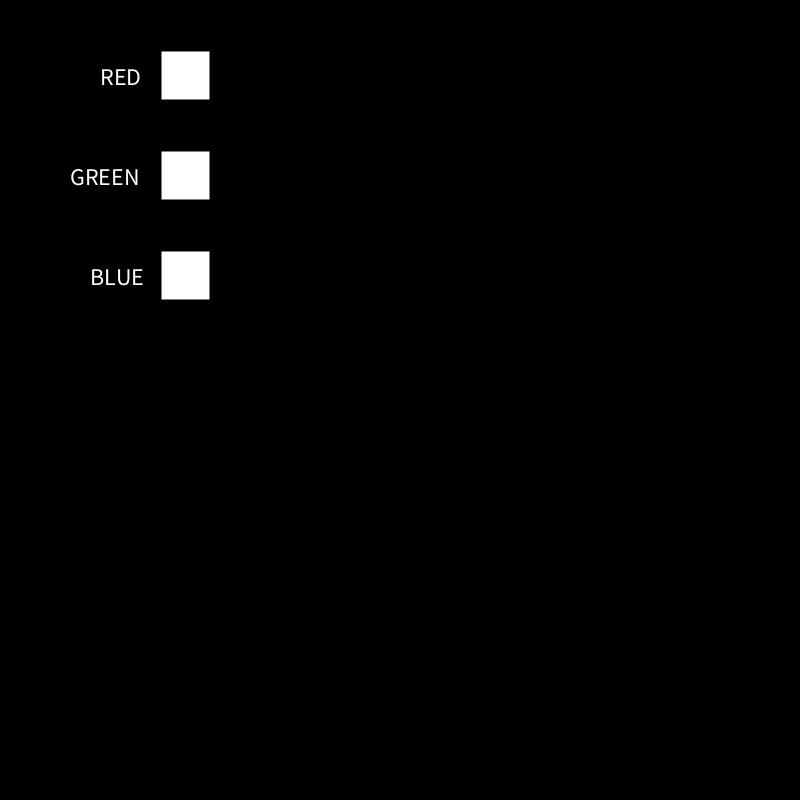
Frame 1 (no input)
Frame 60 (the mouse pressed at the canvas centre just before this capture): identical to frame 1, image omitted
Frame 120 (the mouse held since frame 60 and released just before this capture): identical to frame 1, image omitted

The Processing sketch that drew this single still picture (run headless with seeded random() and noise(); from frame 60 on, the mouse is pressed at the canvas centre):

// Processing sketch: checkBox_001
// ── checkBox_001.pde
// Exemple de component CheckBox

// Variables checkbox
CheckBox cb1, cb2, cb3;

float r, g, b;

void setup(){
  
  size(800,800);
  
  // Construcció dels checkboxes
  cb1 = new CheckBox(160,50,50);
  cb2 = new CheckBox(160,150,50);
  cb3 = new CheckBox(160,250,50);
  
}

void draw(){
  
  background(r, g, b);
  
  if(r==g && g==b && r==0){
    fill(255);
  }
  else {
    fill(0); 
  }
  textSize(24);
  text("RED", 100, 85);
  text("GREEN", 70, 185);
  text("BLUE", 90, 285);
  
  // Dibuixam els checkboxes
  cb1.display();
  cb2.display();
  cb3.display();
  
  // Miram el seu valor, per actualitzar r,g i b
  r = cb1.checked ? 255 : 0;
  g = cb2.checked ? 255 : 0;
  b = cb3.checked ? 255 : 0;
  
}

// Si pitjam el ratolí, miram si ho fem sobre un checkbox
void mousePressed(){
  if(cb1.onMouseOver()){
    cb1.toggle();
  }
  else if(cb2.onMouseOver()){
    cb2.toggle();
  }
  else if(cb3.onMouseOver()){
    cb3.toggle();
  }
}

// ── CheckBox.pde
// Component Checkbox

class CheckBox {
  
  // Propietats
  int x, y, w;
  
  // Colors
  color bgColor;
  color borderColor;
  color checkedColor;
  
  boolean checked;
  
  // Constructor
  CheckBox(int x, int y, int w){
    this.x = x;
    this.y = y;
    this.w = w;
    this.checked = false;
    this.bgColor = color(255);
    this.borderColor = color(0);
    this.checkedColor = color(180);
  }
  
  
  // Dibuixa el CheckBox
  void display(){
    
    stroke(borderColor);
    strokeWeight(2);
    
    if(this.checked){
      fill(checkedColor);
    }
    else{
      fill(bgColor);
    }
    rect(x, y, w, w);
    
    if(this.checked){
      line(x, y, x + w, y + w);
      line(x, y+w, x + w, y);
    }
  }
  
  void setChecked(boolean b){
    this.checked = b;
  }
  
  // Canvia l'estat de selecció
  void toggle(){
    this.checked = ! this.checked;
  }
  
  
  // Mira si el ratolí està sobre el checkbox
  boolean onMouseOver(){
    return  mouseX>= this.x && 
            mouseX<= this.x + this.w &&
            mouseY>= this.y &&
            mouseY<= this.y + this.w;
  }
  
}
